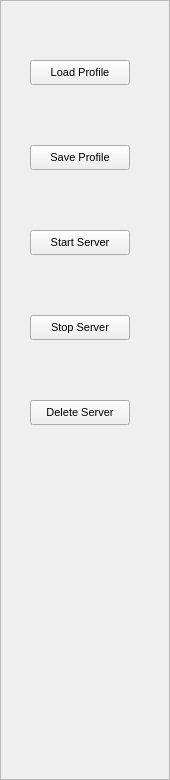
       <widget class="QFrame" name="buttonFrame">
        <property name="font">
         <font>
          <family>Arial</family>
          <pointsize>8</pointsize>
          <weight>50</weight>
          <italic>false</italic>
          <bold>false</bold>
         </font>
        </property>
        <property name="styleSheet">
         <string notr="true">#buttonFrame{background: #F9F9F9}
</string>
        </property>
        <property name="frameShape">
         <enum>QFrame::StyledPanel</enum>
        </property>
        <property name="frameShadow">
         <enum>QFrame::Raised</enum>
        </property>
        <widget class="QWidget" name="layoutWidget">
         <property name="geometry">
          <rect>
           <x>0</x>
           <y>0</y>
           <width>161</width>
           <height>771</height>
          </rect>
         </property>
         <layout class="QVBoxLayout" name="buttonLayout" stretch="1,1,1,1,1,2">
          <property name="spacing">
           <number>60</number>
          </property>
          <property name="sizeConstraint">
           <enum>QLayout::SetDefaultConstraint</enum>
          </property>
          <property name="topMargin">
           <number>60</number>
          </property>
          <item>
           <layout class="QHBoxLayout" name="loadButtonLayout" stretch="0,0,0">
            <property name="topMargin">
             <number>0</number>
            </property>
            <item>
             <spacer name="horizontalSpacer_9">
              <property name="orientation">
               <enum>Qt::Horizontal</enum>
              </property>
              <property name="sizeHint" stdset="0">
               <size>
                <width>40</width>
                <height>20</height>
               </size>
              </property>
             </spacer>
            </item>
            <item>
             <widget class="QPushButton" name="loadProfileButton">
              <property name="sizePolicy">
               <sizepolicy hsizetype="Maximum" vsizetype="Fixed">
                <horstretch>0</horstretch>
                <verstretch>0</verstretch>
               </sizepolicy>
              </property>
              <property name="minimumSize">
               <size>
                <width>100</width>
                <height>25</height>
               </size>
              </property>
              <property name="maximumSize">
               <size>
                <width>160</width>
                <height>16777215</height>
               </size>
              </property>
              <property name="font">
               <font>
                <family>Arial</family>
                <pointsize>8</pointsize>
                <weight>50</weight>
                <italic>false</italic>
                <bold>false</bold>
               </font>
              </property>
              <property name="styleSheet">
               <string notr="true"/>
              </property>
              <property name="text">
               <string>Load Profile</string>
              </property>
             </widget>
            </item>
            <item>
             <spacer name="horizontalSpacer_10">
              <property name="orientation">
               <enum>Qt::Horizontal</enum>
              </property>
              <property name="sizeHint" stdset="0">
               <size>
                <width>40</width>
                <height>20</height>
               </size>
              </property>
             </spacer>
            </item>
           </layout>
          </item>
          <item>
           <layout class="QHBoxLayout" name="saveButtonLayout">
            <item>
             <spacer name="horizontalSpacer_7">
              <property name="orientation">
               <enum>Qt::Horizontal</enum>
              </property>
              <property name="sizeHint" stdset="0">
               <size>
                <width>40</width>
                <height>20</height>
               </size>
              </property>
             </spacer>
            </item>
            <item>
             <widget class="QPushButton" name="saveProfileButton">
              <property name="sizePolicy">
               <sizepolicy hsizetype="Maximum" vsizetype="Fixed">
                <horstretch>0</horstretch>
                <verstretch>0</verstretch>
               </sizepolicy>
              </property>
              <property name="minimumSize">
               <size>
                <width>100</width>
                <height>25</height>
               </size>
              </property>
              <property name="maximumSize">
               <size>
                <width>160</width>
                <height>16777215</height>
               </size>
              </property>
              <property name="font">
               <font>
                <family>Arial</family>
                <pointsize>8</pointsize>
                <weight>50</weight>
                <italic>false</italic>
                <bold>false</bold>
               </font>
              </property>
              <property name="text">
               <string>Save Profile</string>
              </property>
             </widget>
            </item>
            <item>
             <spacer name="horizontalSpacer_8">
              <property name="orientation">
               <enum>Qt::Horizontal</enum>
              </property>
              <property name="sizeHint" stdset="0">
               <size>
                <width>40</width>
                <height>20</height>
               </size>
              </property>
             </spacer>
            </item>
           </layout>
          </item>
          <item>
           <layout class="QHBoxLayout" name="startButtonLayout">
            <item>
             <spacer name="horizontalSpacer_5">
              <property name="orientation">
               <enum>Qt::Horizontal</enum>
              </property>
              <property name="sizeHint" stdset="0">
               <size>
                <width>40</width>
                <height>20</height>
               </size>
              </property>
             </spacer>
            </item>
            <item>
             <widget class="QPushButton" name="startServerButton">
              <property name="sizePolicy">
               <sizepolicy hsizetype="Maximum" vsizetype="Fixed">
                <horstretch>0</horstretch>
                <verstretch>0</verstretch>
               </sizepolicy>
              </property>
              <property name="minimumSize">
               <size>
                <width>100</width>
                <height>25</height>
               </size>
              </property>
              <property name="maximumSize">
               <size>
                <width>160</width>
                <height>16777215</height>
               </size>
              </property>
              <property name="font">
               <font>
                <family>Arial</family>
                <pointsize>8</pointsize>
                <weight>50</weight>
                <italic>false</italic>
                <bold>false</bold>
               </font>
              </property>
              <property name="layoutDirection">
               <enum>Qt::LeftToRight</enum>
              </property>
              <property name="text">
               <string>Start Server</string>
              </property>
             </widget>
            </item>
            <item>
             <spacer name="horizontalSpacer_6">
              <property name="orientation">
               <enum>Qt::Horizontal</enum>
              </property>
              <property name="sizeHint" stdset="0">
               <size>
                <width>40</width>
                <height>20</height>
               </size>
              </property>
             </spacer>
            </item>
           </layout>
          </item>
          <item>
           <layout class="QHBoxLayout" name="stopButtoLayout">
            <item>
             <spacer name="horizontalSpacer_3">
              <property name="orientation">
               <enum>Qt::Horizontal</enum>
              </property>
              <property name="sizeHint" stdset="0">
               <size>
                <width>40</width>
                <height>20</height>
               </size>
              </property>
             </spacer>
            </item>
            <item>
             <widget class="QPushButton" name="stopServerButton">
              <property name="sizePolicy">
               <sizepolicy hsizetype="Maximum" vsizetype="Fixed">
                <horstretch>0</horstretch>
                <verstretch>0</verstretch>
               </sizepolicy>
              </property>
              <property name="minimumSize">
               <size>
                <width>100</width>
                <height>25</height>
               </size>
              </property>
              <property name="maximumSize">
               <size>
                <width>160</width>
                <height>16777215</height>
               </size>
              </property>
              <property name="font">
               <font>
                <family>Arial</family>
                <pointsize>8</pointsize>
                <weight>50</weight>
                <italic>false</italic>
                <bold>false</bold>
               </font>
              </property>
              <property name="text">
               <string>Stop Server</string>
              </property>
             </widget>
            </item>
            <item>
             <spacer name="horizontalSpacer_4">
              <property name="orientation">
               <enum>Qt::Horizontal</enum>
              </property>
              <property name="sizeHint" stdset="0">
               <size>
                <width>40</width>
                <height>20</height>
               </size>
              </property>
             </spacer>
            </item>
           </layout>
          </item>
          <item>
           <layout class="QHBoxLayout" name="deleteButtonLayout">
            <item>
             <spacer name="horizontalSpacer">
              <property name="orientation">
               <enum>Qt::Horizontal</enum>
              </property>
              <property name="sizeHint" stdset="0">
               <size>
                <width>40</width>
                <height>20</height>
               </size>
              </property>
             </spacer>
            </item>
            <item>
             <widget class="QPushButton" name="deleteServerButton">
              <property name="sizePolicy">
               <sizepolicy hsizetype="Maximum" vsizetype="Fixed">
                <horstretch>0</horstretch>
                <verstretch>0</verstretch>
               </sizepolicy>
              </property>
              <property name="minimumSize">
               <size>
                <width>100</width>
                <height>25</height>
               </size>
              </property>
              <property name="maximumSize">
               <size>
                <width>160</width>
                <height>16777215</height>
               </size>
              </property>
              <property name="font">
               <font>
                <family>Arial</family>
                <pointsize>8</pointsize>
                <weight>50</weight>
                <italic>false</italic>
                <bold>false</bold>
               </font>
              </property>
              <property name="text">
               <string>Delete Server</string>
              </property>
             </widget>
            </item>
            <item>
             <spacer name="horizontalSpacer_2">
              <property name="orientation">
               <enum>Qt::Horizontal</enum>
              </property>
              <property name="sizeHint" stdset="0">
               <size>
                <width>40</width>
                <height>20</height>
               </size>
              </property>
             </spacer>
            </item>
           </layout>
          </item>
          <item>
           <spacer name="verticalSpacer_2">
            <property name="orientation">
             <enum>Qt::Vertical</enum>
            </property>
            <property name="sizeType">
             <enum>QSizePolicy::MinimumExpanding</enum>
            </property>
            <property name="sizeHint" stdset="0">
             <size>
              <width>20</width>
              <height>40</height>
             </size>
            </property>
           </spacer>
          </item>
         </layout>
        </widget>
       </widget>
